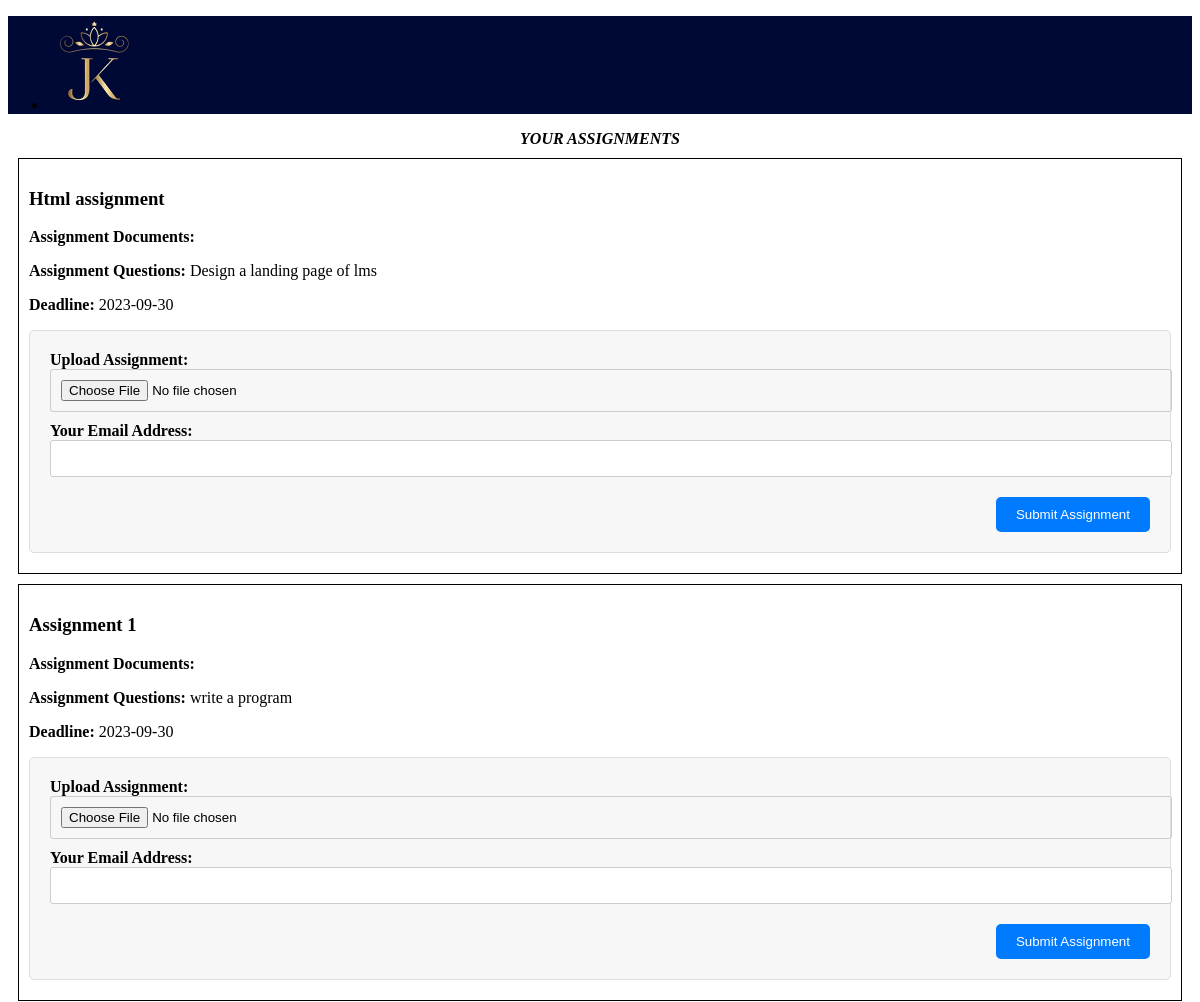
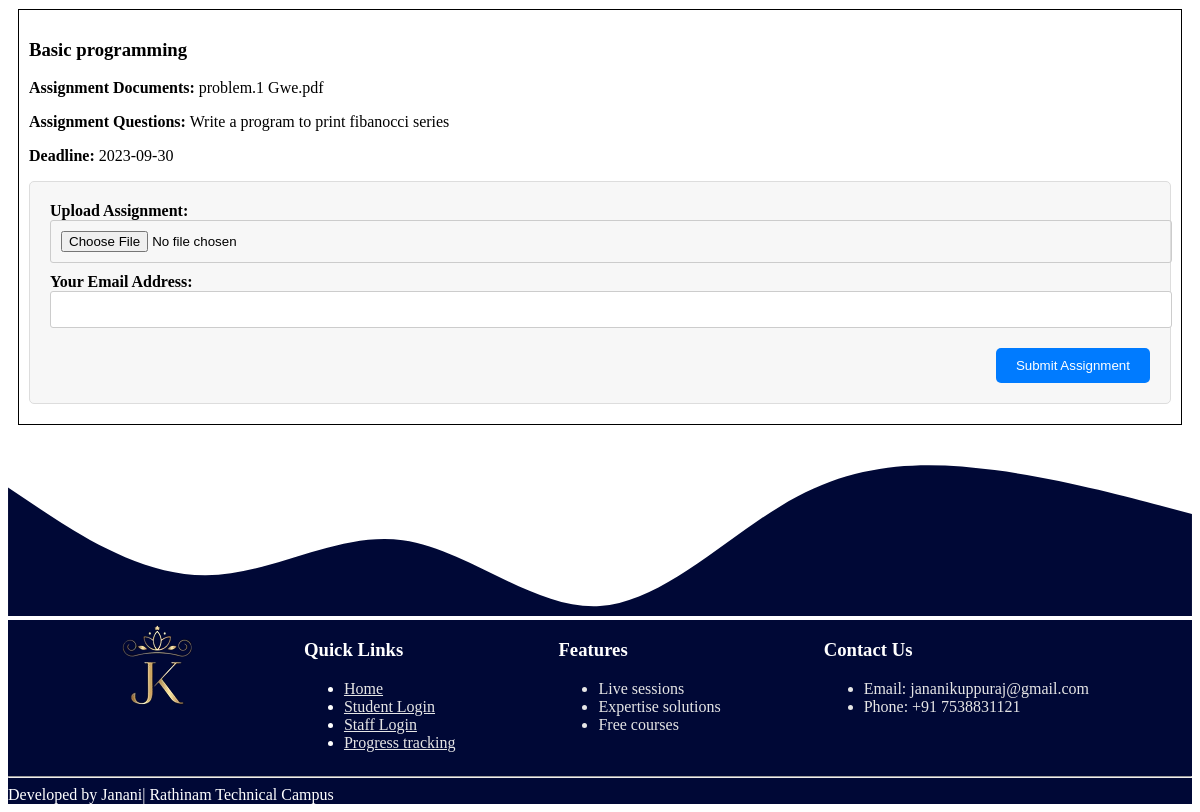
The app's page /ass_fetch_beg.php with its own data (2 pictures, top to bottom).
### tables this page shows
CREATE TABLE `assign_beg` (
  `ass_id` int(11) NOT NULL,
  `ass_name` varchar(200) NOT NULL,
  `ass_ques` text NOT NULL,
  `ass_doc` varchar(50) NOT NULL,
  `ass_dl` date NOT NULL,
  `ass_sub` varchar(200) NOT NULL,
  `file_path` varchar(100) NOT NULL
);

### ass_fetch_beg.php (the view, shortened to what this page needs)
<!DOCTYPE html>
<html lang="en">
<head>
    <link rel="stylesheet" href="https://cdn.jsdelivr.net/npm/uikit@3.16.26/dist/css/uikit.min.css" />
    <link rel="stylesheet" href="style.css">
    <link rel="stylesheet" href="common.css">
    <link rel="stylesheet" href="https://cdnjs.cloudflare.com/ajax/libs/font-awesome/5.12.1/css/all.min.css">
<?php
$servername = "localhost";
$username = "root";
$password = "";
$dbname = "projects";
$conn = new mysqli($servername, $username, $password, $dbname);
$sql = "SELECT ass_name, ass_doc, ass_ques, ass_dl FROM assign_beg";
$result = $conn->query($sql);
?>
<!DOCTYPE html>
<html lang="en">
<head>
</head>
<body>
    <div class="js-navbar">
        <nav class="uk-navbar-container">
            <div class="uk-container">
                <div uk-navbar>
                    <div class="uk-navbar-left">
                        <ul class="uk-navbar-nav">
                            <li class="uk-active">
                                <a href="#" class="js-text-white uk-text-bold">
                                    <img src="./assets/brandlogo.png" alt="">
                                </a>
                            </li>
                        </ul>
                    </div>
                </div>
            </div>
        </nav>
        <main>
        <div class="text-center">
      <b><i>YOUR ASSIGNMENTS</i></b>
     </div>
    <?php
    if ($result->num_rows > 0) {
        while ($row = $result->fetch_assoc()) {
            echo '<div class="assignment">';
            echo '<h3>' . $row['ass_name'] . '</h3>';
            echo '<p><strong>Assignment Documents:</strong> ' . $row['ass_doc'] . '</p>';
            echo '<p><strong>Assignment Questions:</strong> ' . $row['ass_ques'] . '</p>';
            echo '<p><strong>Deadline:</strong> ' . $row['ass_dl'] . '</p>';
            echo '<form class="assignment-form" action="ass_fetch_beg.php" method="post" enctype="multipart/form-data">';
            echo '<label for="ass_sub_' . $row['ass_name'] . '">Upload Assignment:</label>';
            echo '<input type="file" id="ass_sub_' . $row['ass_name'] . '" name="ass_doc" required>';
            echo '<label for="student_email">Your Email Address:</label>';
            echo '<input type="email" id="student_email" name="student_email" required>';
            echo '<div class="form-actions">';
            echo '<input type="submit" value="Submit Assignment">';
            echo '</div>';
            echo '</div>';
        }
    } else {
        echo '<p>No assignments found.</p>';
    }
    ?>
</main>
<div class="uk-section  uk-padding-small uk-padding-remove-bottom">
<footer class="lms-footer">
<div class="footer-content">
    <div class="footer-logo">
        <img src="./assets/brandlogo.png" alt="LMS Logo">
    </div>
    <div class="footer-links">
        <h3 class="text-white">Quick Links</h3>
        <ul class="uk-list uk-list-hyphen">
            <li><a href="#" class="text-cray">Home</a></li>
            <li><a href="student_login.html" class="text-cray">Student Login</a></li>
            <li><a href="staff_login.html" class="text-cray">Staff Login</a></li>
            <li><a href="#" class="text-cray">Progress tracking</a></li>
        </ul>
    </div>
    <div class="features">
        <h3 class="text-white">Features</h3>
        <ul>
            <li class="text-cray">Live sessions</li>
            <li class="text-cray">Expertise solutions</li>
            <li class="text-cray">Free courses</li>
        </ul>
    </div>
    <div class="footer-contact">
        <h3 class="text-white">Contact Us</h3>
        <ul class="uk-list uk-list-hyphen">
            <li class="text-cray">Email: jananikuppuraj@gmail.com</li>
            <li class="text-cray">Phone: +91 7538831121</li>
        </ul>
    </div>
    </div>
<hr><div class="footer-copyright uk-text-center">
    Developed by Janani| Rathinam Technical Campus
</div>
</div>
</body>
</html>

### style.css (style rules this page uses)
:root { --pink: #f51983; --white: #fff; --black: #000; --grey: #c2c2c2; --blue: #000836; --light-blue: #002866; --gold: #cca968; }
.uk-navbar-container:not(.uk-navbar-transparent) { background: var(--blue); }
.js-text-white { color: var(--white) !important; }
.lms-footer { background-color: var(--blue); color: #fff; width: 100%; }
.footer-content { max-width: 1200px; margin: 0; display: flex; flex-wrap: wrap; justify-content: space-evenly; align-items: flex-start; }
.footer-logo img { max-width: 150px; height: auto; }

### common.css (style rules this page uses)
:root { --pink: #f51983; --white: #fff; --black: #000; --grey: #c2c2c2; --blue: #000836; --light-blue: #002866; }
.text-white { color: var(--white); }
.text-cray { color: #e6e6e6; }

### ass_fetch_beg.php (style rules this page uses)
.assignment { border: 1px solid black; padding: 10px; margin: 10px; }
.form-actions { display: flex; justify-content: flex-end; margin-top: 10px; }
.form-actions input[type="submit"] { background-color: #007BFF; color: #fff; padding: 10px 20px; border: none; border-radius: 5px; cursor: pointer; transition: background-color 0.3s ease; }
.assignment-form { background-color: #f7f7f7; border: 1px solid #ddd; padding: 20px; margin: 10px 0; border-radius: 5px; }
.assignment-form label { font-weight: bold; }
.assignment-form input[type="text"], .assignment-form input[type="email"], .assignment-form input[type="file"] { width: 100%; padding: 10px; margin-bottom: 10px; border: 1px solid #ccc; border-radius: 3px; }
.assignment-form input[type="submit"] { background-color: #007BFF; color: #fff; padding: 10px 20px; border: none; border-radius: 5px; cursor: pointer; transition: background-color 0.3s ease; }
.text-center { text-align: center; }

### records on screen
assign_beg: ass_name "Html assignment", ass_ques "Design a landing page of lms", ass_dl "2023-09-30"
assign_beg: ass_name "Assignment 1", ass_ques "write a program", ass_dl "2023-09-30"
assign_beg: ass_name "Basic programming", ass_doc "problem.1 Gwe.pdf", ass_ques "Write a program to print fibanocci series", ass_dl "2023-09-30"
